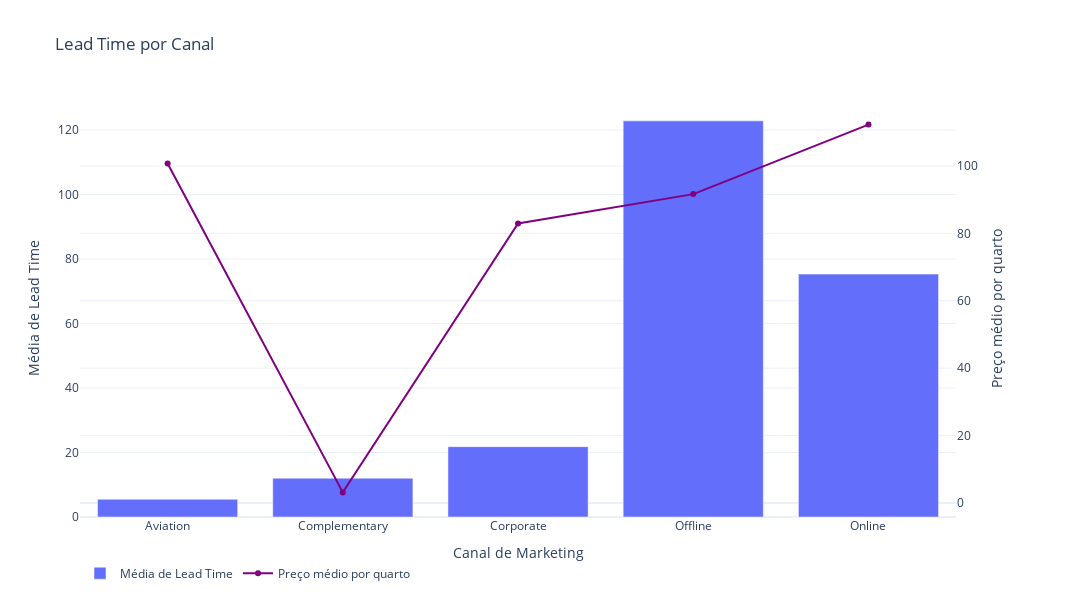

Notebook code for this chart:
### Code cell
'''
Lead Time por Canal
'''
chartDataframe = df.groupby(by=['market_segment_type']).agg({'lead_time': 'mean', 'avg_price_per_room': 'mean'})
chartDataframe.reset_index(inplace=True, drop=False)

fig = make_subplots(specs=[[{"secondary_y": True}]])

fig.add_trace(
    go.Bar(
        x=chartDataframe['market_segment_type'], 
        y=chartDataframe['lead_time'], 
        # mode='lines+markers',
        name=f'Média de Lead Time',
        ))

fig.add_trace(
    go.Scatter(
        x=chartDataframe['market_segment_type'], 
        y=chartDataframe['avg_price_per_room'], 
        mode='lines+markers',
        name=f'Preço médio por quarto',
        line=dict(color='purple')
        ),
    secondary_y=True)


# Configurações do layout
fig.update_layout(title='Lead Time por Canal',
                  xaxis_title='Canal de Marketing',
                  yaxis_title='Média de Lead Time',
                  template='plotly_white',
                  width = 1300, 
                  height = 600,
                  legend=dict(orientation="h"),)
# fig.update_yaxes(
#     title_text="<b>primary</b> yaxis title", 
#     secondary_y=False)
fig.update_yaxes(
    title_text="Preço médio por quarto", 
    secondary_y=True)

# Exibindo o gráfico
fig.show()

### Figure 1 — Plotly figure (JSON) as saved in the notebook; plotly's stock layout.template omitted (floating-point values rounded to 4 significant figures)
{"data": [{"name": "Média de Lead Time", "type": "bar", "x": ["Aviation", "Complementary", "Corporate", "Offline", "Online"], "y": [5.488, 12.04, 21.82, 122.9, 75.33]}, {"line": {"color": "purple"}, "mode": "lines+markers", "name": "Preço médio por quarto", "type": "scatter", "x": ["Aviation", "Complementary", "Corporate", "Offline", "Online"], "xaxis": "x", "y": [100.7, 3.142, 82.91, 91.63, 112.3], "yaxis": "y2"}], "layout": {"height": 600, "legend": {"orientation": "h"}, "title": {"text": "Lead Time por Canal"}, "width": 1300, "xaxis": {"anchor": "y", "domain": [0, 0.94], "title": {"text": "Canal de Marketing"}}, "yaxis": {"anchor": "x", "domain": [0, 1], "title": {"text": "Média de Lead Time"}}, "yaxis2": {"anchor": "x", "overlaying": "y", "side": "right", "title": {"text": "Preço médio por quarto"}}}}
